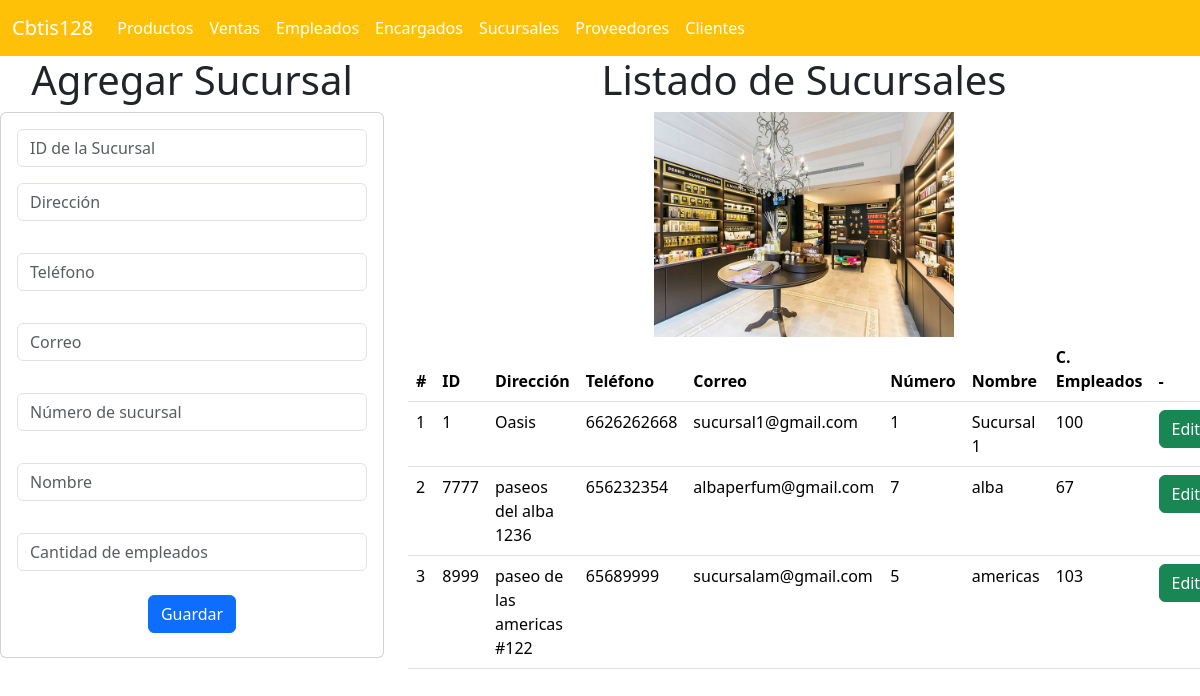
Screenshot of /sucursales_app/sucursales with the database file from the repository.
### sucursales_app/models.py (models this page shows, shortened)
class Sucursal(models.Model):
    id=models.IntegerField(primary_key=True)
    direccion=models.CharField( max_length=30)
    telefono=models.CharField(max_length=10)
    correo=models.CharField(max_length=20)
    numero=models.IntegerField()
    nombre=models.CharField(max_length=15)
    cempleados=models.IntegerField()

### sucursales_app/views.py (the view)
# urls.py: path("sucursales",views.sucursales,name="sucursales"),
def sucursales(request):
    lassucursales=Sucursal.objects.all()
    return render(request,'gestionarSucursales.html',{"missucursales":lassucursales})

### sucursales_app/templates/gestionarSucursales.html (shortened to what this page needs)
{% extends "base.html" %}
{% load static %}
{% block cuerpo %}
<div class="row">
    <div class="col-sm-12 col-md-4 col-lg-4 col-xl-4">
        <h1>Agregar Sucursal</h1>
        <div class="card">
            <div class="card-body">
                <form action="{% url 'registrarSucursal' %}" method="POST">
                    <div class="form-group">
                        <input type="number" id="txtid" name="txtid" class="form-control" placeholder="ID de la Sucursal" required>
                    </div>
                    <div class="form-group py-3">
                        <input type="text" id="txtdireccion" name="txtdireccion" class="form-control" placeholder="Dirección" maxlength="30" required>
                    </div>
                    <div class="form-group py-3">
                        <input type="text" id="txttelefono" name="txttelefono" class="form-control" placeholder="Teléfono" maxlength="10" required>
                    </div>
                    <div class="form-group py-3">
                        <input type="email" id="txtcorreo" name="txtcorreo" class="form-control" placeholder="Correo" maxlength="20" required>
                    </div>
                    <div class="form-group py-3">
                        <input type="number" id="numnumero" name="numnumero" class="form-control" placeholder="Número de sucursal" required>
                    </div>
                    <div class="form-group py-3">
                        <input type="text" id="txtnombre" name="txtnombre" class="form-control" placeholder="Nombre" maxlength="15" required>
                    </div>
                    <div class="form-group py-3">
                        <input type="number" id="numcempleados" name="numcempleados" class="form-control" placeholder="Cantidad de empleados" required>
                    </div>
                    <div class="form-group py-2">
                        <button type="submit" class="btn btn-primary">Guardar</button>
                    </div>
                </form>
            </div>
        </div>
    </div>
    <div class="col-sm-12 col-md-4 col-lg-4 col-xl-8">
        <h1>Listado de Sucursales</h1>
        <img src="{% static 'img/sucursales.jpg' %}" style="width: 300px;" alt="Ejemplo de imagen">
        <div class="table-responsive">
            <table class="table">
                <thead>
                    <tr>
                        <th scope="col">#</th>
                        <th scope="col">ID</th>
                        <th scope="col">Dirección</th>
                        <th scope="col">Teléfono</th>
                        <th scope="col">Correo</th>
                        <th scope="col">Número</th>
                        <th scope="col">Nombre</th>
                        <th scope="col">C. Empleados</th>
                        <th scope="col">-</th>
                    </tr>
                </thead>
                <tbody>
                    {% for m in missucursales %}
                    <tr>
                        <td>{{ forloop.counter }}</td>
                        <td>{{ m.id }}</td>
                        <td>{{ m.direccion }}</td>
                        <td>{{ m.telefono }}</td>
                        <td>{{ m.correo }}</td>
                        <td>{{ m.numero }}</td>
                        <td>{{ m.nombre }}</td>
                        <td>{{ m.cempleados }}</td>
                        <td><a href="seleccionarSucursal/{{ m.id }}" class="btn btn-success">Editar</a></td>
                    </tr>
                    {% endfor %}
                </tbody>
            </table>
        </div>
    </div>
</div>
{% endblock %}

### clientes_app/templates/base.html (shortened to what this page needs)
<!doctype html>
<html lang="en">
<head>
    <link href="https://cdn.jsdelivr.net/npm/bootstrap@5.3.3/dist/css/bootstrap.min.css" rel="stylesheet">
</head>
<body>
    <nav class="navbar navbar-expand-lg bg-warning" data-bs-theme="dark">
        <div class="container-fluid">
          <a class="navbar-brand" href="#">Cbtis128</a>
          <div class="collapse navbar-collapse" id="navbarNav">
            <ul class="navbar-nav">
              <li class="nav-item">
                <a class="nav-link active" aria-current="page" href="">Productos</a>
              </li>
              <li class="nav-item">
                <a class="nav-link active" href="">Ventas</a>
              </li>
              <li class="nav-item">
                <a class="nav-link active"href="">Empleados</a>
              </li>
              <li class="nav-item">
                <a class="nav-link active" href="">Encargados</a>
              </li>
              <li class="nav-item">
                <a class="nav-link active" href="">Sucursales</a>
              </li>
              <li class="nav-item">
                <a class="nav-link active" href="">Proveedores</a>
              </li>
              <li class="nav-item">
                <a class="nav-link active" href="">Clientes</a>
              </li>
            </ul>
          </div>
        </div>
      </nav>
     <center>
        {% block cuerpo%}{%endblock%}
     </center>
</body>
</html>

### rows the page displays
Sucursal: id "1", direccion "Oasis", telefono "6626262668", correo "sucursal1@gmail.com", numero "1", nombre "Sucursal 1", cempleados "100"
Sucursal: id "7777", direccion "paseos del alba 1236", telefono "656232354", correo "albaperfum@gmail.com", numero "7", nombre "alba", cempleados "67"
Sucursal: id "8999", direccion "paseo de las americas #122", telefono "65689999", correo "sucursalam@gmail.com", numero "5", nombre "americas", cempleados "103"
